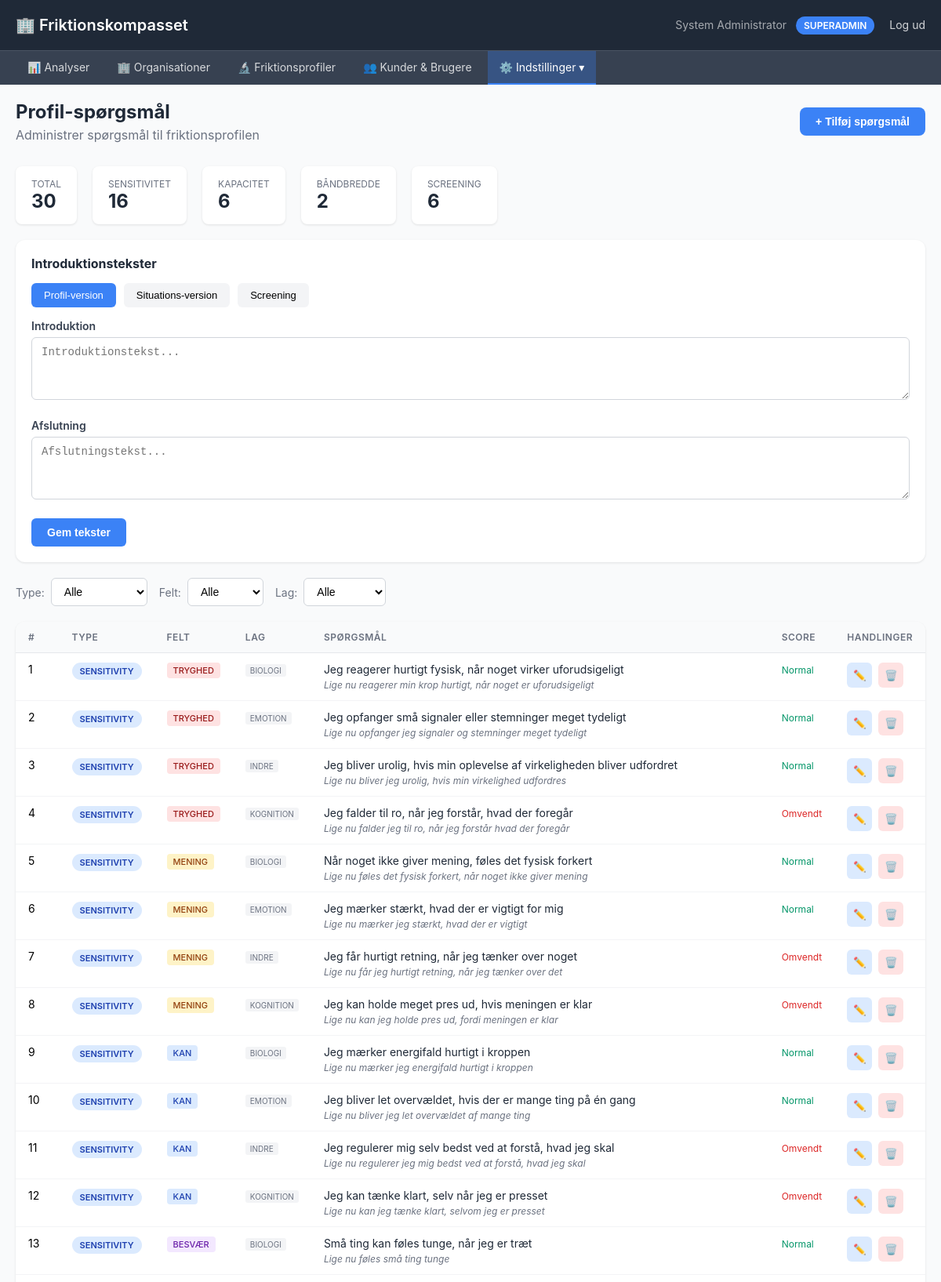
Screenshot of /admin/profil-questions (signed in, upper part) with the database file from the repository.
### tables this page shows
CREATE TABLE profil_questions (
                id INTEGER PRIMARY KEY AUTOINCREMENT,
                field TEXT NOT NULL,
                layer TEXT NOT NULL,
                text_da TEXT NOT NULL,
                reverse_scored INTEGER DEFAULT 0,
                sequence INTEGER NOT NULL,
                created_at TIMESTAMP DEFAULT CURRENT_TIMESTAMP
            , state_text_da TEXT, question_type TEXT DEFAULT 'sensitivity', text_en TEXT, state_text_en TEXT);

### admin_app.py (the view)
@app.route('/admin/profil-questions')
@login_required
def profil_questions_admin():
    if session['user']['role'] not in ('admin', 'superadmin'):
        flash('Kun administratorer har adgang til denne side', 'error')
        return redirect('/admin')
    questions = get_profil_questions()
    import json
    questions_json = json.dumps(questions)
    intro_texts = get_profil_intro_texts()
    return render_template('admin/profil_questions.html',
                         questions=questions,
                         questions_json=questions_json,
                         intro_texts=intro_texts)

### admin_app.py (called while the page is built)
@app.before_request
def detect_domain():
    host = request.host.split(':')[0].lower()  # Remove port if present
    domain_config = get_domain_config(host)
    if domain_config:
        g.domain_config = domain_config
        if 'language' not in session:
            session['language'] = domain_config.get('default_language', 'da')
        if domain_config.get('customer_id') and 'user' in session:
            if session['user']['role'] in ('admin', 'superadmin') and 'customer_filter' not in session:
                session['customer_filter'] = domain_config['customer_id']
    else:
        g.domain_config = None

@app.context_processor
def inject_domain_config():
    return {
        'domain_config': getattr(g, 'domain_config', None)
    }

@app.context_processor
def inject_translation_helpers():
    return {
        't': t,
        'get_user_language': get_user_language,
        'supported_languages': SUPPORTED_LANGUAGES
    }

def login_required(f):
    @wraps(f)
    def decorated_function(*args, **kwargs):
        if 'user' not in session:
            flash('Du skal være logget ind for at se denne side', 'error')
            return redirect(url_for('login'))
        return f(*args, **kwargs)
    return decorated_function

def get_profil_intro_texts():
    try:
        with get_profil_db() as conn:
            conn.execute("""
                CREATE TABLE IF NOT EXISTS profil_settings (
                    key TEXT PRIMARY KEY,
                    value TEXT,
                    updated_at TIMESTAMP DEFAULT CURRENT_TIMESTAMP
                )
            """)
            rows = conn.execute("SELECT key, value FROM profil_settings WHERE key LIKE '%intro' OR key LIKE '%outro'").fetchall()
            return {row['key']: row['value'] for row in rows}
    except:
        return {}

### db_hierarchical.py (called while the page is built)
@contextmanager
def get_db():
    conn = sqlite3.connect(DB_PATH, timeout=30.0)
    conn.row_factory = sqlite3.Row
    conn.execute("PRAGMA foreign_keys=ON")
    conn.execute("PRAGMA journal_mode=WAL")
    try:
        yield conn
        conn.commit()
    finally:
        conn.close()

### db_multitenant.py (called while the page is built)
@contextmanager
def get_db():
    conn = sqlite3.connect(DB_PATH)
    conn.row_factory = sqlite3.Row
    conn.execute("PRAGMA foreign_keys=ON")
    try:
        yield conn
        conn.commit()
    finally:
        conn.close()

### templates/admin/profil_questions.html (shortened to what this page needs)
{% extends "admin/base.html" %}
{% block content %}
<div class="page-header">
    <div>
        <h1>Profil-spørgsmål</h1>
        <p>Administrer spørgsmål til friktionsprofilen</p>
    </div>
    <button class="btn-add" onclick="openAddModal()">
        + Tilføj spørgsmål
    </button>
</div>
<div class="stats-row">
    <div class="stat-card">
        <div class="label">Total</div>
        <div class="value">{{ questions|length }}</div>
    </div>
    <div class="stat-card">
        <div class="label">Sensitivitet</div>
        <div class="value">{{ questions|selectattr('question_type', 'equalto', 'sensitivity')|list|length }}</div>
    </div>
    <div class="stat-card">
        <div class="label">Kapacitet</div>
        <div class="value">{{ questions|selectattr('question_type', 'equalto', 'capacity')|list|length }}</div>
    </div>
    <div class="stat-card">
        <div class="label">Båndbredde</div>
        <div class="value">{{ questions|selectattr('question_type', 'equalto', 'bandwidth')|list|length }}</div>
    </div>
    <div class="stat-card">
        <div class="label">Screening</div>
        <div class="value">{{ questions|selectattr('question_type', 'equalto', 'screening')|list|length }}</div>
    </div>
</div>
<div class="intro-section">
    <h3>Introduktionstekster</h3>
    <div class="intro-tabs">
        <button class="intro-tab active" data-type="profile">Profil-version</button>
        <button class="intro-tab" data-type="situation">Situations-version</button>
        <button class="intro-tab" data-type="screening">Screening</button>
    </div>
    <div id="introTextContainer">
        <div class="form-group">
            <label>Introduktion</label>
            <textarea id="introText" placeholder="Introduktionstekst...">{{ intro_texts.get('profile_intro', '') }}</textarea>
        </div>
        <div class="form-group">
            <label>Afslutning</label>
            <textarea id="outroText" placeholder="Afslutningstekst...">{{ intro_texts.get('profile_outro', '') }}</textarea>
        </div>
        <button class="btn btn-primary" onclick="saveIntroTexts()">Gem tekster</button>
    </div>
</div>
<div class="filters">
    <div class="filter-group">
        <label>Type:</label>
        <select id="filterType" onchange="filterQuestions()">
            <option value="">Alle</option>
        </select>
    </div>
    <div class="filter-group">
        <label>Felt:</label>
        <select id="filterField" onchange="filterQuestions()">
            <option value="">Alle</option>
        </select>
    </div>
    <div class="filter-group">
        <label>Lag:</label>
        <select id="filterLayer" onchange="filterQuestions()">
            <option value="">Alle</option>
        </select>
    </div>
</div>
<div class="questions-table">
    <table>
        <thead>
            <tr>
                <th style="width: 50px;">#</th>
                <th style="width: 100px;">Type</th>
                <th style="width: 90px;">Felt</th>
                <th style="width: 80px;">Lag</th>
                <th>Spørgsmål</th>
                <th style="width: 70px;">Score</th>
                <th style="width: 100px;">Handlinger</th>
            </tr>
        </thead>
        <tbody id="questionsBody">
            {% for q in questions %}
            <tr data-id="{{ q.id }}" data-type="{{ q.question_type }}" data-field="{{ q.field }}" data-layer="{{ q.layer }}">
                <td>{{ q.sequence }}</td>
                <td>
                    <span class="type-badge type-{{ q.question_type }}">{{ q.question_type }}</span>
                </td>
                <td>
                    <span class="field-badge field-{{ q.field }}">{{ q.field }}</span>
                </td>
                <td>
                    <span class="layer-badge">{{ q.layer }}</span>
                </td>
                <td class="question-text">
                    <div class="profile-text">{{ q.text_da }}</div>
                    {% if q.state_text_da %}
                    <div class="state-text">{{ q.state_text_da }}</div>
                    {% endif %}
                </td>
                <td>
                    {% if q.reverse_scored %}
                    <span class="scoring reverse">Omvendt</span>
                    {% else %}
                    <span class="scoring normal">Normal</span>
                    {% endif %}
                </td>
                <td>
                    <div class="actions">
                        <button class="btn-icon btn-edit" onclick="editQuestion({{ q.id }})" title="Rediger">
                            ✏️
                        </button>
                        <button class="btn-icon btn-delete" onclick="deleteQuestion({{ q.id }})" title="Slet">
                            🗑️
                        </button>
                    </div>
                </td>
            </tr>
            {% endfor %}
        </tbody>
    </table>
</div>
{% endblock %}

### templates/admin/base.html (style rules this page uses)
* { margin: 0; padding: 0; box-sizing: border-box; }
body { font-family: -apple-system, BlinkMacSystemFont, 'Segoe UI', Arial, sans-serif; background: #f9fafb; }

### templates/admin/profil_questions.html (style rules this page uses)
.page-header { display: flex; justify-content: space-between; align-items: center; margin-bottom: 30px; }
.page-header h1 { font-size: 24px; color: #1f2937; margin: 0; }
.page-header p { color: #6b7280; margin: 5px 0 0 0; }
.filters { display: flex; gap: 15px; margin-bottom: 20px; flex-wrap: wrap; }
.filter-group { display: flex; align-items: center; gap: 8px; }
.filter-group label { font-size: 14px; color: #6b7280; }
.filter-group select { padding: 8px 12px; border: 1px solid #d1d5db; border-radius: 6px; font-size: 14px; background: white; }
.questions-table { width: 100%; background: white; border-radius: 12px; box-shadow: 0 1px 3px rgba(0,0,0,0.1); overflow: hidden; }
.questions-table table { width: 100%; border-collapse: collapse; }
.questions-table th { background: #f9fafb; padding: 12px 16px; text-align: left; font-size: 12px; font-weight: 600; color: #6b7280; text-transform: uppercase; letter-spacing: 0.5px; border-bottom: 1px solid #e5e7eb; }
.questions-table td { padding: 12px 16px; border-bottom: 1px solid #f3f4f6; font-size: 14px; vertical-align: top; }
.type-badge { display: inline-block; padding: 4px 10px; border-radius: 12px; font-size: 11px; font-weight: 600; text-transform: uppercase; }
.type-sensitivity { background: #dbeafe; color: #1e40af; }
.field-badge { display: inline-block; padding: 3px 8px; border-radius: 4px; font-size: 11px; font-weight: 500; }
.field-TRYGHED { background: #fee2e2; color: #991b1b; }
.field-MENING { background: #fef3c7; color: #92400e; }
.field-KAN { background: #dbeafe; color: #1e40af; }
.field-BESVÆR { background: #f3e8ff; color: #6b21a8; }
.layer-badge { display: inline-block; padding: 2px 6px; border-radius: 3px; font-size: 10px; background: #f3f4f6; color: #6b7280; }
.question-text { max-width: 400px; }
.question-text .profile-text { color: #1f2937; }
.question-text .state-text { color: #6b7280; font-size: 12px; margin-top: 4px; font-style: italic; }
.scoring { font-size: 12px; }
.scoring.reverse { color: #dc2626; }
.scoring.normal { color: #059669; }
.actions { display: flex; gap: 8px; }
.btn-icon { width: 32px; height: 32px; border-radius: 6px; border: none; cursor: pointer; display: flex; align-items: center; justify-content: center; transition: all 0.2s; }
.btn-edit { background: #dbeafe; color: #1e40af; }
.btn-delete { background: #fee2e2; color: #991b1b; }
.btn-add { background: #3b82f6; color: white; padding: 10px 20px; border-radius: 8px; border: none; font-size: 14px; font-weight: 600; cursor: pointer; display: flex; align-items: center; gap: 8px; }
.form-group { margin-bottom: 20px; }
.form-group label { display: block; font-size: 14px; font-weight: 600; color: #374151; margin-bottom: 6px; }
.form-group input, .form-group select, .form-group textarea { width: 100%; padding: 10px 12px; border: 1px solid #d1d5db; border-radius: 6px; font-size: 14px; }
.form-group textarea { min-height: 80px; resize: vertical; }
.btn { padding: 10px 20px; border-radius: 6px; font-size: 14px; font-weight: 600; cursor: pointer; border: none; }
.btn-primary { background: #3b82f6; color: white; }
.stats-row { display: flex; gap: 20px; margin-bottom: 20px; }
.stat-card { background: white; padding: 15px 20px; border-radius: 8px; box-shadow: 0 1px 3px rgba(0,0,0,0.1); }
.stat-card .label { font-size: 12px; color: #6b7280; text-transform: uppercase; }
.stat-card .value { font-size: 24px; font-weight: 700; color: #1f2937; }
.intro-section { background: white; border-radius: 12px; box-shadow: 0 1px 3px rgba(0,0,0,0.1); padding: 20px; margin-bottom: 20px; }
.intro-section h3 { font-size: 16px; margin: 0 0 15px 0; color: #1f2937; }
.intro-tabs { display: flex; gap: 10px; margin-bottom: 15px; }
.intro-tab { padding: 8px 16px; border: none; background: #f3f4f6; border-radius: 6px; cursor: pointer; font-size: 13px; }
.intro-tab.active { background: #3b82f6; color: white; }

### rows the page displays
profil_questions: sequence "1", question_type "SENSITIVITY", field "TRYGHED", layer "BIOLOGI", text_da "Jeg reagerer hurtigt fysisk, når noget virker uforudsigeligt", state_text_da "Lige nu reagerer min krop hurtigt, når noget er uforudsigeligt", reverse_scored "Normal"
profil_questions: sequence "2", question_type "SENSITIVITY", field "TRYGHED", layer "EMOTION", text_da "Jeg opfanger små signaler eller stemninger meget tydeligt", state_text_da "Lige nu opfanger jeg signaler og stemninger meget tydeligt", reverse_scored "Normal"
profil_questions: sequence "3", question_type "SENSITIVITY", field "TRYGHED", layer "INDRE", text_da "Jeg bliver urolig, hvis min oplevelse af virkeligheden bliver udfordret", state_text_da "Lige nu bliver jeg urolig, hvis min virkelighed udfordres", reverse_scored "Normal"
profil_questions: sequence "4", question_type "SENSITIVITY", field "TRYGHED", layer "KOGNITION", text_da "Jeg falder til ro, når jeg forstår, hvad der foregår", state_text_da "Lige nu falder jeg til ro, når jeg forstår hvad der foregår", reverse_scored "Omvendt"
profil_questions: sequence "5", question_type "SENSITIVITY", field "MENING", layer "BIOLOGI", text_da "Når noget ikke giver mening, føles det fysisk forkert", state_text_da "Lige nu føles det fysisk forkert, når noget ikke giver mening", reverse_scored "Normal"
profil_questions: sequence "6", question_type "SENSITIVITY", field "MENING", layer "EMOTION", text_da "Jeg mærker stærkt, hvad der er vigtigt for mig", state_text_da "Lige nu mærker jeg stærkt, hvad der er vigtigt", reverse_scored "Normal"
profil_questions: sequence "7", question_type "SENSITIVITY", field "MENING", layer "INDRE", text_da "Jeg får hurtigt retning, når jeg tænker over noget", state_text_da "Lige nu får jeg hurtigt retning, når jeg tænker over det", reverse_scored "Omvendt"
profil_questions: sequence "8", question_type "SENSITIVITY", field "MENING", layer "KOGNITION", text_da "Jeg kan holde meget pres ud, hvis meningen er klar", state_text_da "Lige nu kan jeg holde pres ud, fordi meningen er klar", reverse_scored "Omvendt"
profil_questions: sequence "9", question_type "SENSITIVITY", field "KAN", layer "BIOLOGI", text_da "Jeg mærker energifald hurtigt i kroppen", state_text_da "Lige nu mærker jeg energifald hurtigt i kroppen", reverse_scored "Normal"
profil_questions: sequence "10", question_type "SENSITIVITY", field "KAN", layer "EMOTION", text_da "Jeg bliver let overvældet, hvis der er mange ting på én gang", state_text_da "Lige nu bliver jeg let overvældet af mange ting", reverse_scored "Normal"
profil_questions: sequence "11", question_type "SENSITIVITY", field "KAN", layer "INDRE", text_da "Jeg regulerer mig selv bedst ved at forstå, hvad jeg skal", state_text_da "Lige nu regulerer jeg mig bedst ved at forstå, hvad jeg skal", reverse_scored "Omvendt"
profil_questions: sequence "12", question_type "SENSITIVITY", field "KAN", layer "KOGNITION", text_da "Jeg kan tænke klart, selv når jeg er presset", state_text_da "Lige nu kan jeg tænke klart, selvom jeg er presset", reverse_scored "Omvendt"
profil_questions: sequence "13", question_type "SENSITIVITY", field "BESVÆR", layer "BIOLOGI", text_da "Små ting kan føles tunge, når jeg er træt", state_text_da "Lige nu føles små ting tunge", reverse_scored "Normal"

### other values shown
{{ session.user.name }} "System Administrator"
{{ session.user.role|upper }} "SUPERADMIN"
{{ questions|length }} "30"
